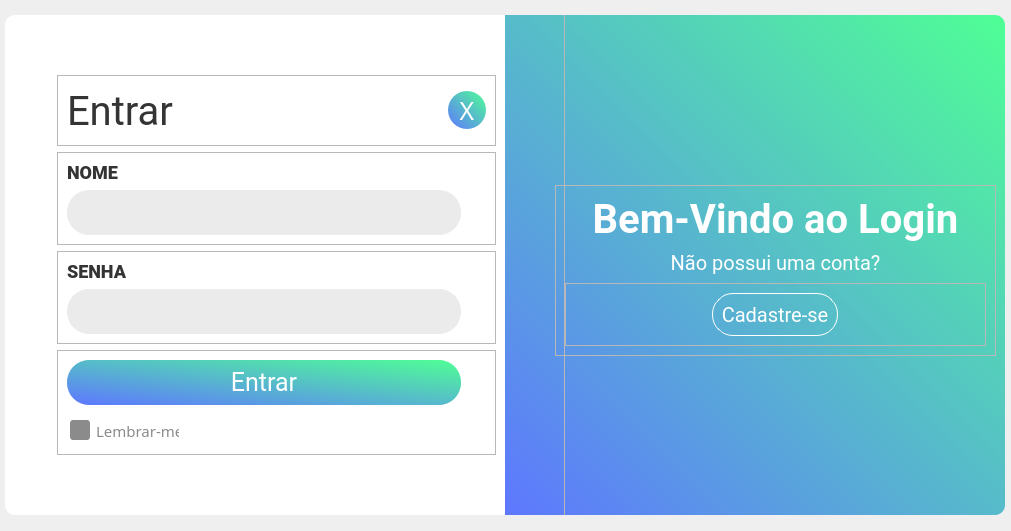
<?xml version="1.0" encoding="UTF-8"?>
<ui version="4.0">
 <class>TelaLogin</class>
 <widget class="QMainWindow" name="TelaLogin">
  <property name="geometry">
   <rect>
    <x>0</x>
    <y>0</y>
    <width>1011</width>
    <height>531</height>
   </rect>
  </property>
  <property name="windowTitle">
   <string>MainWindow</string>
  </property>
  <widget class="QWidget" name="centralwidget">
   <property name="styleSheet">
    <string notr="true">#centralwidget{
background-color:transparent;
}</string>
   </property>
   <layout class="QHBoxLayout" name="horizontalLayout">
    <property name="spacing">
     <number>0</number>
    </property>
    <property name="leftMargin">
     <number>0</number>
    </property>
    <property name="topMargin">
     <number>0</number>
    </property>
    <property name="rightMargin">
     <number>0</number>
    </property>
    <property name="bottomMargin">
     <number>0</number>
    </property>
    <item>
     <widget class="QWidget" name="TelaPrincipal" native="true">
      <property name="minimumSize">
       <size>
        <width>1000</width>
        <height>500</height>
       </size>
      </property>
      <property name="maximumSize">
       <size>
        <width>1000</width>
        <height>500</height>
       </size>
      </property>
      <layout class="QHBoxLayout" name="horizontalLayout_2">
       <property name="spacing">
        <number>0</number>
       </property>
       <property name="leftMargin">
        <number>0</number>
       </property>
       <property name="topMargin">
        <number>0</number>
       </property>
       <property name="rightMargin">
        <number>0</number>
       </property>
       <property name="bottomMargin">
        <number>0</number>
       </property>
       <item>
        <widget class="QWidget" name="areaLogin" native="true">
         <property name="minimumSize">
          <size>
           <width>500</width>
           <height>500</height>
          </size>
         </property>
         <property name="maximumSize">
          <size>
           <width>500</width>
           <height>500</height>
          </size>
         </property>
         <property name="styleSheet">
          <string notr="true">#areaLogin{
	border-top-left-radius :10px;
	border-bottom-left-radius :10px;
	background-color: rgb(255, 255, 255);
}</string>
         </property>
         <layout class="QVBoxLayout" name="verticalLayout_5">
          <property name="leftMargin">
           <number>52</number>
          </property>
          <property name="topMargin">
           <number>60</number>
          </property>
          <property name="bottomMargin">
           <number>60</number>
          </property>
          <item>
           <widget class="QFrame" name="frame_5">
            <property name="frameShape">
             <enum>QFrame::StyledPanel</enum>
            </property>
            <property name="frameShadow">
             <enum>QFrame::Raised</enum>
            </property>
            <layout class="QHBoxLayout" name="horizontalLayout_4">
             <item>
              <widget class="QLabel" name="labelEntrar">
               <property name="styleSheet">
                <string notr="true">font-family: Roboto;
font-size: 40px;
font-weight: 400;
line-height: 47px;
letter-spacing: 0em;
text-align: left;
color:#343434;</string>
               </property>
               <property name="text">
                <string>Entrar</string>
               </property>
              </widget>
             </item>
             <item>
              <widget class="QPushButton" name="btnFechar">
               <property name="minimumSize">
                <size>
                 <width>38</width>
                 <height>38</height>
                </size>
               </property>
               <property name="maximumSize">
                <size>
                 <width>38</width>
                 <height>38</height>
                </size>
               </property>
               <property name="cursor">
                <cursorShape>PointingHandCursor</cursorShape>
               </property>
               <property name="styleSheet">
                <string notr="true">font-family: Prompt;
font-size: 25px;
font-weight: 400;
line-height: 38px;
letter-spacing: 0em;
color:#ffffff;
background-color: qlineargradient(spread:pad, x1:0, y1:1, x2:1, y2:0, stop:0 rgba(94, 119, 255, 255), stop:1 rgba(79, 255, 149, 255));
border:none;
border-radius:19px;</string>
               </property>
               <property name="text">
                <string>X</string>
               </property>
              </widget>
             </item>
            </layout>
           </widget>
          </item>
          <item>
           <widget class="QFrame" name="frame">
            <property name="frameShape">
             <enum>QFrame::StyledPanel</enum>
            </property>
            <property name="frameShadow">
             <enum>QFrame::Raised</enum>
            </property>
            <layout class="QVBoxLayout" name="verticalLayout_2">
             <item>
              <widget class="QLabel" name="labelNome">
               <property name="styleSheet">
                <string notr="true">font-family: Roboto;
font-size: 18px;
font-weight: 800;
line-height: 20px;
letter-spacing: 0em;
text-align: left;
color:#343434;</string>
               </property>
               <property name="text">
                <string>NOME</string>
               </property>
              </widget>
             </item>
             <item>
              <widget class="QLineEdit" name="inputNome">
               <property name="minimumSize">
                <size>
                 <width>394</width>
                 <height>45</height>
                </size>
               </property>
               <property name="maximumSize">
                <size>
                 <width>394</width>
                 <height>45</height>
                </size>
               </property>
               <property name="styleSheet">
                <string notr="true">QLineEdit{
	font-family: Prompt;
	font-size: 15px;
	font-weight: 400;
	line-height: 23px;
	letter-spacing: 0em;
	text-align: left;
	color:#8B8B8B;
	padding: 10px;
	background-color:#EBEBEB;
	border:none;
	border-radius:22px;
}
QLineEdit:focus{
	border:2px solid #343434;
}</string>
               </property>
              </widget>
             </item>
            </layout>
           </widget>
          </item>
          <item>
           <widget class="QFrame" name="frame_4">
            <property name="frameShape">
             <enum>QFrame::StyledPanel</enum>
            </property>
            <property name="frameShadow">
             <enum>QFrame::Raised</enum>
            </property>
            <layout class="QVBoxLayout" name="verticalLayout_3">
             <item>
              <widget class="QLabel" name="LabelSenha">
               <property name="styleSheet">
                <string notr="true">font-family: Roboto;
font-size: 18px;
font-weight: 800;
line-height: 20px;
letter-spacing: 0em;
text-align: left;
color:#343434;</string>
               </property>
               <property name="text">
                <string>SENHA</string>
               </property>
              </widget>
             </item>
             <item>
              <widget class="QLineEdit" name="inputSenha">
               <property name="minimumSize">
                <size>
                 <width>394</width>
                 <height>45</height>
                </size>
               </property>
               <property name="maximumSize">
                <size>
                 <width>394</width>
                 <height>45</height>
                </size>
               </property>
               <property name="styleSheet">
                <string notr="true">QLineEdit{
	font-family: Prompt;
	font-size: 15px;
	font-weight: 400;
	line-height: 23px;
	letter-spacing: 0em;
	text-align: left;
	color:#8B8B8B;
	padding: 10px;
	background-color:#EBEBEB;
	border:none;
	border-radius:22px;
}
QLineEdit:focus{
	border:2px solid #343434;
}</string>
               </property>
               <property name="echoMode">
                <enum>QLineEdit::Password</enum>
               </property>
              </widget>
             </item>
            </layout>
           </widget>
          </item>
          <item>
           <widget class="QFrame" name="frame_6">
            <property name="frameShape">
             <enum>QFrame::StyledPanel</enum>
            </property>
            <property name="frameShadow">
             <enum>QFrame::Raised</enum>
            </property>
            <layout class="QVBoxLayout" name="verticalLayout_4">
             <property name="spacing">
              <number>11</number>
             </property>
             <item>
              <widget class="QPushButton" name="btnEntrar">
               <property name="minimumSize">
                <size>
                 <width>394</width>
                 <height>45</height>
                </size>
               </property>
               <property name="maximumSize">
                <size>
                 <width>394</width>
                 <height>45</height>
                </size>
               </property>
               <property name="cursor">
                <cursorShape>PointingHandCursor</cursorShape>
               </property>
               <property name="styleSheet">
                <string notr="true">font-family: Roboto;
font-size: 25px;
font-weight: 400;
line-height: 29px;
letter-spacing: 0em;
color:#ffffff;


background-color: qlineargradient(spread:pad, x1:0, y1:1, x2:1, y2:0, stop:0 rgba(94, 119, 255, 255), stop:1 rgba(79, 255, 149, 255));
border:none;
border-radius:22;</string>
               </property>
               <property name="text">
                <string>Entrar</string>
               </property>
              </widget>
             </item>
             <item>
              <widget class="QCheckBox" name="checkLembrar">
               <property name="maximumSize">
                <size>
                 <width>115</width>
                 <height>16777215</height>
                </size>
               </property>
               <property name="cursor">
                <cursorShape>PointingHandCursor</cursorShape>
               </property>
               <property name="styleSheet">
                <string notr="true">#checkLembrar{
	font-family: Prompt;
	font-size: 15px;
	font-weight: 400;
	line-height: 23px;
	letter-spacing: 0em;
	text-align: left;
	color:#8B8B8B;
	padding:3px;
}
#checkLembrar::indicator {
	width: 20px;
	height: 20px;
	background-color:#8B8B8B;
	border:none;
	border-radius: 3px;
}
#checkLembrar::indicator:checked  {
	background-color: qlineargradient(spread:pad, x1:0, y1:1, x2:1, y2:0, stop:0 rgba(94, 119, 255, 255), stop:1 rgba(79, 255, 149, 255));
	color:qlineargradient(spread:pad, x1:0, y1:1, x2:1, y2:0, stop:0 rgba(94, 119, 255, 255), stop:1 rgba(79, 255, 149, 255));
}
#checkLembrar:checked  {
	color: qlineargradient(spread:pad, x1:0, y1:1, x2:1, y2:0, stop:0 rgba(94, 119, 255, 255), stop:1 rgba(79, 255, 149, 255));
}
	
</string>
               </property>
               <property name="text">
                <string>Lembrar-me</string>
               </property>
              </widget>
             </item>
            </layout>
           </widget>
          </item>
         </layout>
        </widget>
       </item>
       <item>
        <widget class="QWidget" name="areaCadastro" native="true">
         <property name="styleSheet">
          <string notr="true">#areaCadastro{
	border-top-right-radius :10px;
	border-bottom-right-radius :10px;
	background-color: qlineargradient(spread:pad, x1:0, y1:1, x2:1, y2:0, stop:0 rgba(94, 119, 255, 255), stop:1 rgba(79, 255, 149, 255));
}</string>
         </property>
         <widget class="QFrame" name="Elipse">
          <property name="geometry">
           <rect>
            <x>-60</x>
            <y>-50</y>
            <width>120</width>
            <height>601</height>
           </rect>
          </property>
          <property name="styleSheet">
           <string notr="true">background-image: url(:/Elipse/Ellipse.png);
background-repeat:norepeat;
background-position:center;</string>
          </property>
          <property name="frameShape">
           <enum>QFrame::StyledPanel</enum>
          </property>
          <property name="frameShadow">
           <enum>QFrame::Raised</enum>
          </property>
         </widget>
         <widget class="QFrame" name="frame_2">
          <property name="geometry">
           <rect>
            <x>50</x>
            <y>170</y>
            <width>441</width>
            <height>171</height>
           </rect>
          </property>
          <property name="frameShape">
           <enum>QFrame::StyledPanel</enum>
          </property>
          <property name="frameShadow">
           <enum>QFrame::Raised</enum>
          </property>
          <layout class="QVBoxLayout" name="verticalLayout">
           <item>
            <widget class="QLabel" name="labelBemVindo">
             <property name="styleSheet">
              <string notr="true">font-family: Roboto;
font-size: 40px;
font-weight: 600;
line-height: 47px;
letter-spacing: 0em;
text-align: left;
color:#FFFFFF;
</string>
             </property>
             <property name="text">
              <string>Bem-Vindo ao Login</string>
             </property>
             <property name="alignment">
              <set>Qt::AlignCenter</set>
             </property>
            </widget>
           </item>
           <item>
            <widget class="QLabel" name="LabeNaoCadastrado">
             <property name="styleSheet">
              <string notr="true">font-family: Roboto;
font-size: 20px;
font-weight: 400;
line-height: 23px;
letter-spacing: 0em;
text-align: left;
color:#ffffff;</string>
             </property>
             <property name="text">
              <string>Não possui uma conta?</string>
             </property>
             <property name="alignment">
              <set>Qt::AlignCenter</set>
             </property>
            </widget>
           </item>
           <item>
            <widget class="QFrame" name="frame_3">
             <property name="frameShape">
              <enum>QFrame::StyledPanel</enum>
             </property>
             <property name="frameShadow">
              <enum>QFrame::Raised</enum>
             </property>
             <layout class="QHBoxLayout" name="horizontalLayout_3">
              <item>
               <widget class="QPushButton" name="btnCadastro">
                <property name="minimumSize">
                 <size>
                  <width>126</width>
                  <height>43</height>
                 </size>
                </property>
                <property name="maximumSize">
                 <size>
                  <width>126</width>
                  <height>43</height>
                 </size>
                </property>
                <property name="cursor">
                 <cursorShape>PointingHandCursor</cursorShape>
                </property>
                <property name="styleSheet">
                 <string notr="true">QPushButton{
font-family: Roboto;
font-size: 20px;
font-weight: 400;
line-height: 23px;
letter-spacing: 0em;
color:#ffffff;
border:1px solid #FFFFFF;
border-radius:21px;
}
QPushButton:hover{
background-color: qlineargradient(spread:pad, x1:0, y1:1, x2:1, y2:0, stop:0 rgba(94, 119, 255, 255), stop:1 rgba(79, 255, 149, 255));
}</string>
                </property>
                <property name="text">
                 <string>Cadastre-se</string>
                </property>
               </widget>
              </item>
             </layout>
            </widget>
           </item>
          </layout>
         </widget>
        </widget>
       </item>
      </layout>
     </widget>
    </item>
   </layout>
  </widget>
 </widget>
 <tabstops>
  <tabstop>inputNome</tabstop>
  <tabstop>inputSenha</tabstop>
  <tabstop>btnEntrar</tabstop>
  <tabstop>checkLembrar</tabstop>
  <tabstop>btnCadastro</tabstop>
  <tabstop>btnFechar</tabstop>
 </tabstops>
 <resources>
  <include location="../FilesQRC/FilesTelaLogin.qrc"/>
 </resources>
 <connections/>
</ui>
